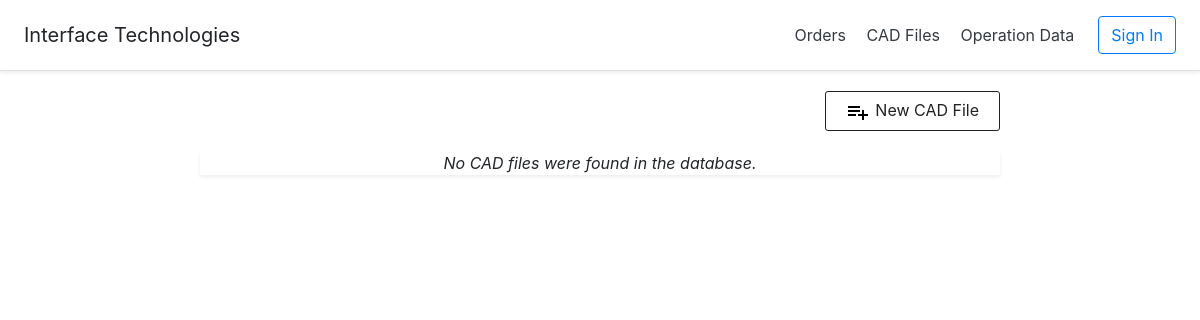
The page /index.php?action=cad_files on the database as committed earlier.
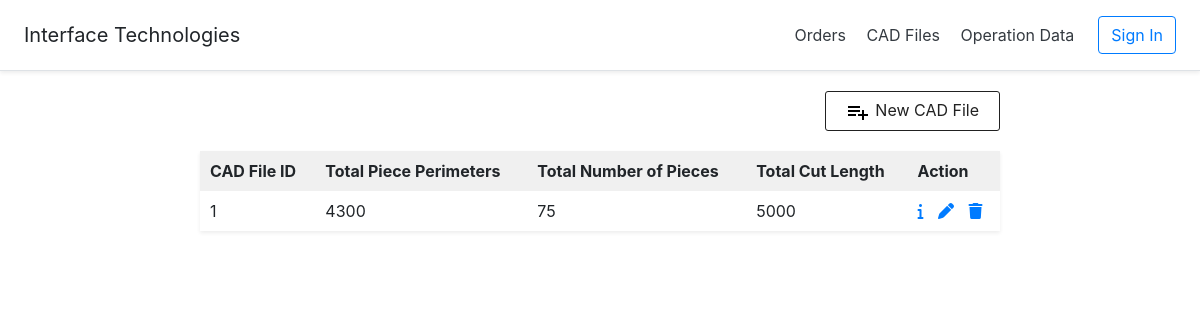
The same page on the database as committed later.
### tables this page shows
CREATE TABLE CAD_FILE
(
    id INT NOT NULL PRIMARY KEY AUTO_INCREMENT,
    TCP1 int,      
    TCP2 int,   
    TCL int
);

### controllers/DBController.php (called while the page is built, shortened)
<?php
class DBController {
    private $host = "localhost";
    private $user = "root";
    private $password = "";
    private $database = "cutroom_db";
    private $conn;
    function __construct() {
        $this->conn = $this->connectDB();
    }
    function connectDB() {
        $conn = mysqli_connect($this->host,$this->user,$this->password,$this->database);
        return $conn;
    }
    function runBaseQuery($query) {
        $result = $this->conn->query($query);
            if ($result->num_rows > 0) {
                while($row = $result->fetch_assoc()) {
                    $resultset[] = $row;
                }
            }
        if(!empty($resultset)) {
            return $resultset;
        }
    }
}
?>

### controllers/cad_file.php (called while the page is built, shortened)
<?php
require_once 'DBController.php';
class CAD_File {
    private $db_handle;
    function __construct() {
        $this->db_handle = new DBController();
    }
    function getAllCadFiles() {
        $sql = "SELECT * FROM CAD_FILE ORDER BY id";
        $result = $this->db_handle->runBaseQuery($sql);
        return $result;
    }
}
?>

### views/cad_files.php (the view, shortened to what this page needs)
<?php require_once "header.php"; ?>
    <div id="container">
    <div style="text-align: right; margin: 20px 0px 10px;">
        <a id="btnAddAction" href="index.php?action=cad_file-add"><img src="views/image/icon-add.png" />New CAD File</a>
    </div>
    <div id="toys-grid" class="shadow-sm">
        <?php
        if (empty($result)) {
            echo "<p style='text-align: center;'><em>No CAD files were found in the database.</em></p>";
        } else {
        ?>
        <table cellpadding="10" cellspacing="1">
            <thead>
                <tr>
                    <th>CAD File ID</th>
                    <th>Total Piece Perimeters</th>
                    <th>Total Number of Pieces</th>
                    <th>Total Cut Length</th>
                    <th>Action</th>
                </tr>
            </thead>
            <tbody>
                    <?php
                    if (! empty($result)) {
                        foreach ($result as $k => $v) {
                            ?>
          <tr>
                    <td><?php echo $result[$k]["id"]; ?></td>
                    <td><?php echo $result[$k]["TCP1"]; ?></td>
                    <td><?php echo $result[$k]["TCP2"]; ?></td>
                    <td><?php echo $result[$k]["TCL"]; ?></td>
                    <td><a class="btnReadAction"
                        href="index.php?action=cad_file-read&id=<?php echo $result[$k]["id"]; ?>">
                        <span class="fas fa-info"></span>
                        </a>
                        <a class="btnEditAction"
                        href="index.php?action=cad_file-edit&id=<?php echo $result[$k]["id"]; ?>">
                        <span class="fas fa-pen"></span>
                        </a>
                        <a class="btnDeleteAction"
                        href="index.php?action=cad_file-delete&id=<?php echo $result[$k]["id"]; ?>">
                        <span class="fas fa-trash"></span>
                        </a>
                    </td>
                </tr>
                    <?php
                        }
                    }
                    ?>
        </table>
        <?php
        }
        ?>
    </div>
    </div>
</body>
</html>

Rows that differ between the two databases and show on the page:
added cad_file: id "1", TCP1 "4300", TCP2 "75", TCL "5000"
Other text that changed with them:
text no longer shown: "No CAD files were found in the database."
text now shown: "CAD File ID Total Piece Perimeters Total Number of Pieces Total Cut Length Action"
